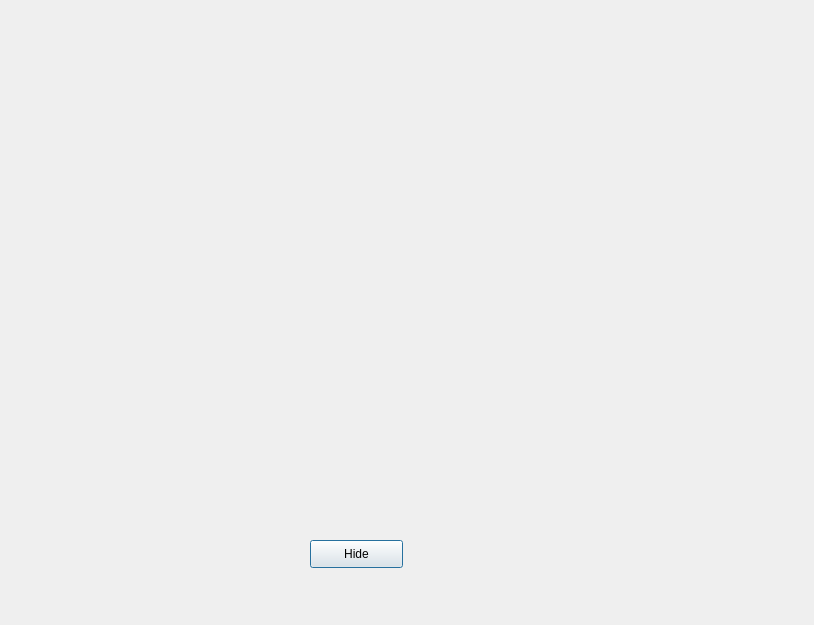
<?xml version="1.0" encoding="UTF-8"?>
<ui version="4.0">
 <class>Stats</class>
 <widget class="QDialog" name="Stats">
  <property name="geometry">
   <rect>
    <x>0</x>
    <y>0</y>
    <width>814</width>
    <height>625</height>
   </rect>
  </property>
  <property name="windowTitle">
   <string>Dialog</string>
  </property>
  <widget class="QPushButton" name="hide_P">
   <property name="geometry">
    <rect>
     <x>310</x>
     <y>540</y>
     <width>93</width>
     <height>28</height>
    </rect>
   </property>
   <property name="text">
    <string>Hide</string>
   </property>
  </widget>
  <widget class="QFrame" name="charts_P">
   <property name="geometry">
    <rect>
     <x>20</x>
     <y>30</y>
     <width>761</width>
     <height>491</height>
    </rect>
   </property>
   <layout class="QHBoxLayout" name="horizontalLayout"/>
  </widget>
 </widget>
 <resources/>
 <connections/>
</ui>
